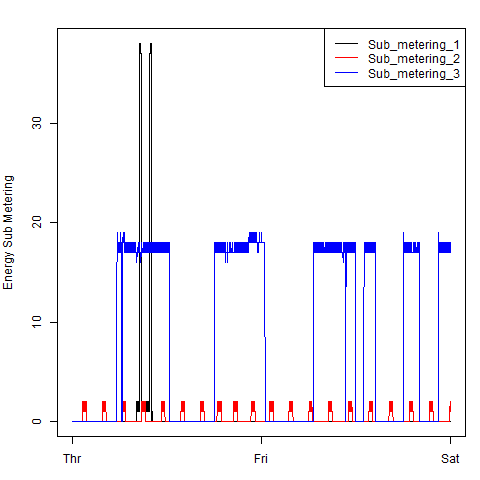

Generate this figure with R:
# Using df2, the data frame we generated in plot 2.

# plot our png

png("plot3.png")

# change the margins to not inclue the x label
par(mar = c(3, 4, 2, 1))

# plot our 3 data sets
plot(x=df2$instant, y=df2[,7], type = "l", xaxt = 'n',
              ylab = "Energy Sub Metering")
lines(x=df2$instant, y=df2[,8], col = "red")
lines(x=df2$instant, y=df2[,9], col = "blue")

#add an axis
axis(1, at=c(1,long/2,long), labels=c("Thr","Fri","Sat"))

#add a legend
legend("topright", colnames(df2)[7:9], col=c('black', 'red', 'blue'), lty = 1)

dev.off()